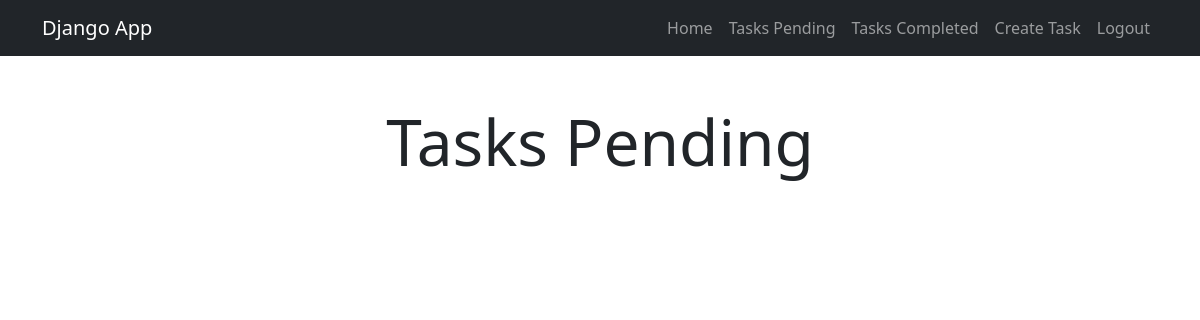
Page /tasks/ (signed in) on the earlier database version.
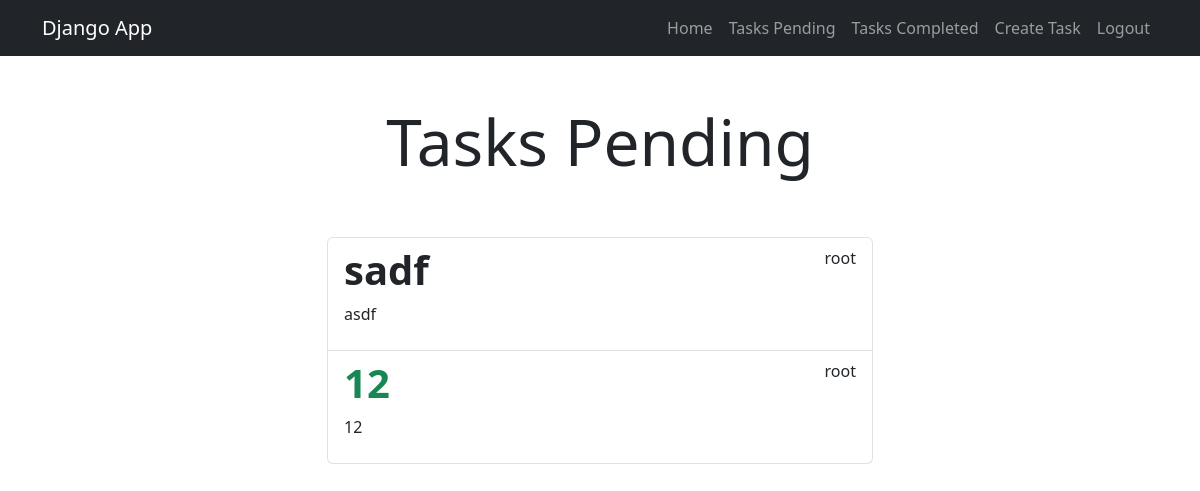
Same page on the later database version.
### tasks/models.py (models this page shows, shortened)
class Task(models.Model):
    title = models.CharField(max_length=100)
    description = models.TextField(blank=True)
    created = models.DateTimeField(auto_now_add=True)
    datecompleted = models.DateTimeField(null=True, blank=True)
    important = models.BooleanField(default=False)
    user = models.ForeignKey(User, on_delete=models.CASCADE)

### tasks/views.py (the view)
# urls.py: path('tasks/', views.tasks, name="tasks"),
@login_required
def tasks(request):
    tasks = Task.objects.filter(user=request.user, datecompleted__isnull=True)
    return render(request, 'tasks.html', {
        'tasks': tasks
    })

### tasks/templates/tasks.html (shortened to what this page needs)
{% extends 'base.html' %}
{% block content %}
<main class="container">
    <div class="row">
        <div class="col-md-6 offset-md-3">
            <h1 class="text-center display-3 py-5">Tasks Pending</h1>
            <ul class="list-group">
                {% for task in tasks %}
                <a href="{% url 'task_detail' task.id %}" class="list-group-item">
                    <header class="d-flex justify-content-between">
                        {% if task.important %}
                            <h1 class="fw-bold text-success">{{ task.title }}</h1>
                        {% else %}
                            <h1 class="fw-bold">{{ task.title }}</h1>
                        {% endif %}
                        <p>{{ task.user.username }}</p>
                    </header>
                    <p>{{ task.description }}</p>
                </a>
                {% endfor %}
            </ul>
        </div>
    </div>
</main>
{% endblock %}

Differences in the rows shown:
added Task: title "sadf", user.username "root", description "asdf"
added Task: title "12", user.username "root", description "12"
